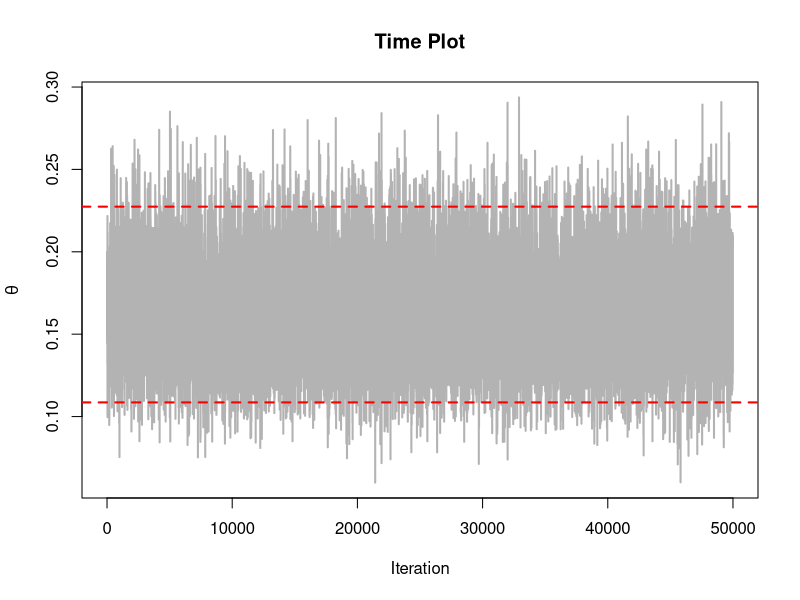
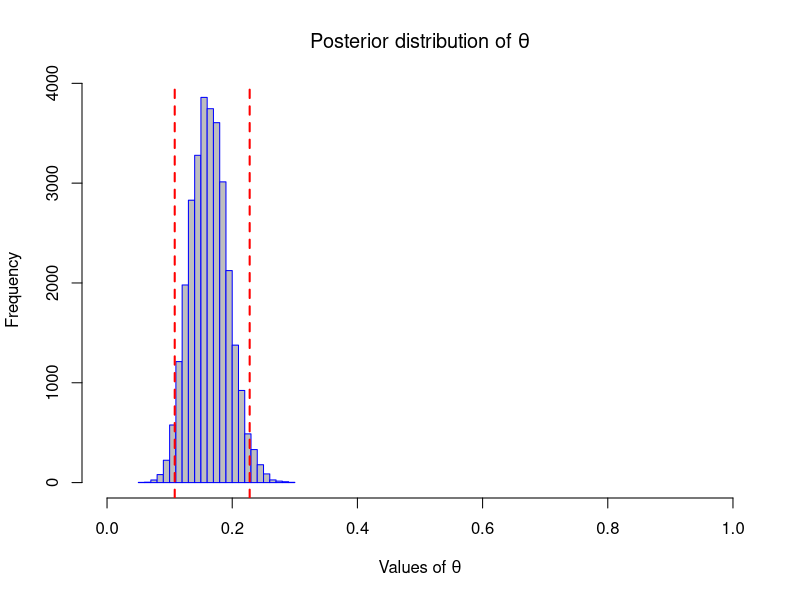
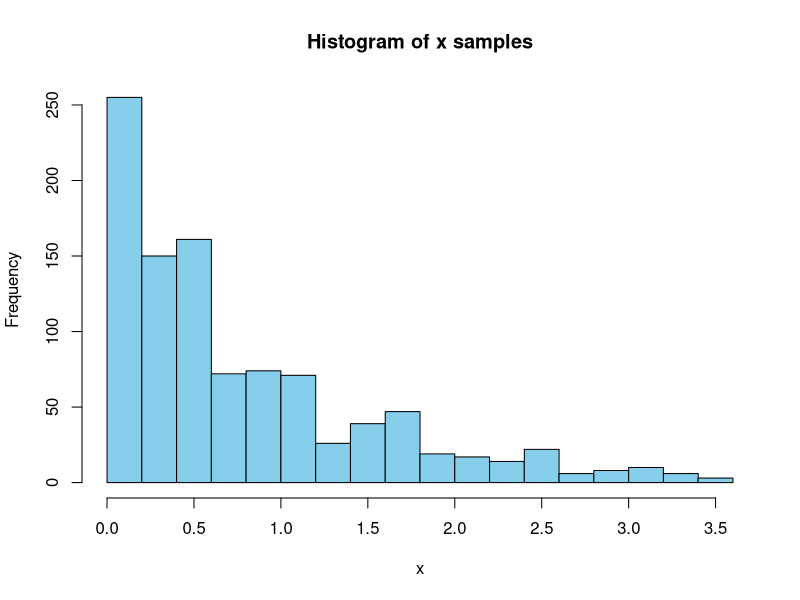

These charts were generated, in order, by the following R code:
# Metropolis algorithm for the probability of success in a binomial distribution.
# Prior is beta(2,2), so prior mean is 0.5 and prior "sample size" is 4.
# n = 10 trials, y = 3 successes.
# Proposal distribution is N(current theta, 0.2).

niter = 50000
theta = rep(0, niter)
cur = 0.2
sigma = 0.1
n = 100
y = 17
a = 7.5
b = 42.5

for(i in 1:niter){
  theta[i] = cur
  pro = rnorm(1, cur, sigma)
  if(pro < 0) pro = abs(pro)
  if(pro > 1) pro = pro - 1
  qc = cur^(y+a-1) * (1-cur)^{n-y+b-1}
  qp = pro^(y+a-1) * (1-pro)^{n-y+b-1}
  pmove = min(qp/qc, 1)
  u = runif(1, 0, 1)
  if(u <= pmove) cur = pro
}

theta[1:20]
iter = seq(1, niter)
laby = expression(theta)
plot(iter, theta, type="l", main="Time Plot", lwd=2, xlab="Iteration", ylab=laby, col="gray70")
q1 = quantile(theta, probs=0.025)
q2 = quantile(theta, probs=0.975)
abline(h=c(q1,q2), lty=2, lwd=2, col="red")

theta_final = theta[20001:50000]
cat("Posterior Mean:", round(mean(theta_final),3),"\n")
cred_set <- quantile(theta_final, c(0.025, 0.975))
cat("95% Credible set:", round(cred_set, 3), "\n")
label = expression(paste("Values of ", theta))
title = expression(paste("Posterior distribution of ", theta))
hist(theta_final, breaks=30, main=title, xlim=c(0,1), xlab = label, col="gray", border="blue")
abline(v=c(quantile(theta_final, probs=0.025), quantile(theta_final, probs=0.975)), col="red", lty=2, lwd=2)



# 1b
# Define the target distribution
p <- function(x) {
  if (x >= 0) {
    return(exp(-x))
  } else {
    return(0)
  }
}

# Set the initial value and the number of iterations
x0 <- 1
n_iter <- 1000

# Set the standard deviation of the proposal distribution
sd_proposal <- 0.5

# Set up storage for the samples
x_samples <- numeric(n_iter)

# Initialize the current state
x_current <- x0

# Metropolis algorithm
for (i in 1:n_iter) {
  # Generate a proposal from the normal distribution
  x_proposal <- rnorm(1, x_current, sd_proposal)
  
  # Calculate the acceptance probability
  alpha <- min(1, p(x_proposal) / p(x_current))
  
  # Accept or reject the proposal
  u <- runif(1)
  if (u <= alpha) {
    x_current <- x_proposal
  }
  
  # Store the current sample
  x_samples[i] <- x_current
}

# Plot the histogram of the samples
hist(x_samples, breaks = 20, col = "skyblue", xlab = "x", main = "Histogram of x samples")


